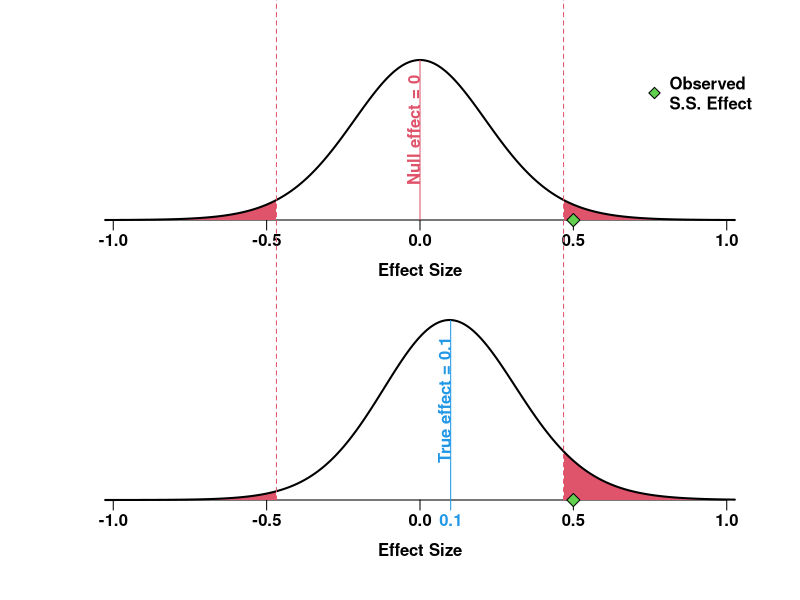

R code for this plot:
type.s.m = function(n1 = 20, n2 = NA, d = .1, obs.d = .6, alpha = .05){
  
  original.par = par(no.readonly = TRUE)
  on.exit(par(original.par))
  
  par(mfrow = c(2, 1), mgp = c(2, .5, 0), mar = c(4, 4, 3, 2), xpd = TRUE)  
     if(abs(d) > .4) d = .4
     N = ifelse(is.na(n2), n1, (n1 * n2)/(n1 + n2))
    df = ifelse(is.na(n2), n1 - 1, (n1 + n2) - 2)
  d.SE = 1/sqrt(N) ; ncp = d*sqrt(N)
  
 min.d = qt(1e-4, df)*d.SE  ;  max.d = qt(0.9999, df)*d.SE
  
`d|H0` = curve( dt(x/d.SE, df)/d.SE, min.d, max.d, n = 1e4, xlab = "Effect Size", 
                  ylab = NA, font = 2, font.lab = 2, ty = "n", yaxt = "n", bty = "n",
                  cex.axis = 1, cex.lab = 1, yaxs = "i")
  
    CI = qt(c(alpha/2, 1 - alpha/2), df)*d.SE
  
     x = seq(min.d, CI[1], l = 1e4) ;  y = dt(x/d.SE, df)/d.SE
    xx = seq(max.d, CI[2], l = 1e4) ; yy = dt(xx/d.SE, df)/d.SE
  
  polygon(c(min.d,  x, CI[1]), c( y[1],  y, rev( y[1])), col = 2, border = NA)  
  polygon(c(max.d, xx, CI[2]), c(yy[1], yy, rev(yy[1])), col = 2, border = NA)  
  
  lines(`d|H0`, lwd = 2)
  text(0, max(`d|H0`$y)/2, paste0("Null effect = ", 0), font = 2, srt = 90, pos = 3, col = 2)
  
  points(obs.d, 0, pch = 23, bg = 3, cex = 1.4, xpd = TRUE)
  
  legend("topright", "Observed \nS.S. Effect", pch = 23, pt.bg = 3, pt.cex = 1.2, bty = "n", text.font = 2)   
  abline(v = 0, col = 2, xpd = FALSE) 
  
  par(mar = c(5, 4, 1, 2))
  
`d|H1` = curve( dt(x/d.SE, df, ncp)/d.SE, min.d, max.d, n = 1e4, xlab = "Effect Size", 
                  ylab = NA, font = 2, font.lab = 2, yaxt = "n", bty = "n",
                  cex.axis = 1, cex.lab = 1, yaxs = "i", ty = "n")
  
   x = seq(min.d, CI[1], l = 1e4)  ;  y = dt( x/d.SE, df, ncp)/d.SE
  xx = seq(max.d, CI[2], l = 1e4)  ; yy = dt(xx/d.SE, df, ncp)/d.SE 
  
  polygon(c(min.d,  x, CI[1]), c( y[1],  y, rev( y[1])), col = 2, border = NA)  
  polygon(c(max.d, xx, CI[2]), c(yy[1], yy, rev(yy[1])), col = 2, border = NA) 
  
  lines(`d|H1`, lwd = 2)
  text(d, max(`d|H1`$y)/2, paste0("True effect = ", d), font = 2, pos = 3, srt = 90, col = 4)
  
  
  axis(1, at = d, col = 4, col.axis = 4, font = 2)
  points(obs.d, 0, pch = 23, bg = 3, cex = 1.4, xpd = TRUE)
  abline(v = d, col = 4, xpd = FALSE)
  
  segments(c(CI[1], CI[2]), 0, c(CI[1], CI[2]), 20, lty = 2, col = 2, xpd = NA)
  
  type.s.area = pt(ifelse(d > 0, CI[1]/d.SE, CI[2]/d.SE), df, ncp, lower.tail = ifelse(d > 0, TRUE, FALSE))
        power = type.s.area + pt(ifelse(d > 0, CI[2]/d.SE, CI[1]/d.SE), df, ncp, lower.tail = ifelse(d > 0, FALSE, TRUE))
       type.s = type.s.area / power
      p.value = 2*pt(abs(obs.d)/d.SE, df, lower.tail = FALSE)
     random.d = rt(n = 1e4, df, ncp)*d.SE
          sig = if(d > 0) abs(random.d) > CI[2] else -abs(random.d) < CI[1]
  exaggration = if(d > 0) mean(abs(random.d)[sig])/ d else mean(-abs(random.d)[sig])/ d

  list(exaggration = exaggration, type.s = type.s, power = power, Crit.d = CI[2], p.value = p.value)
}

type.s.m(n1 = 20, d = .1, obs.d = .5, alpha = .05)
